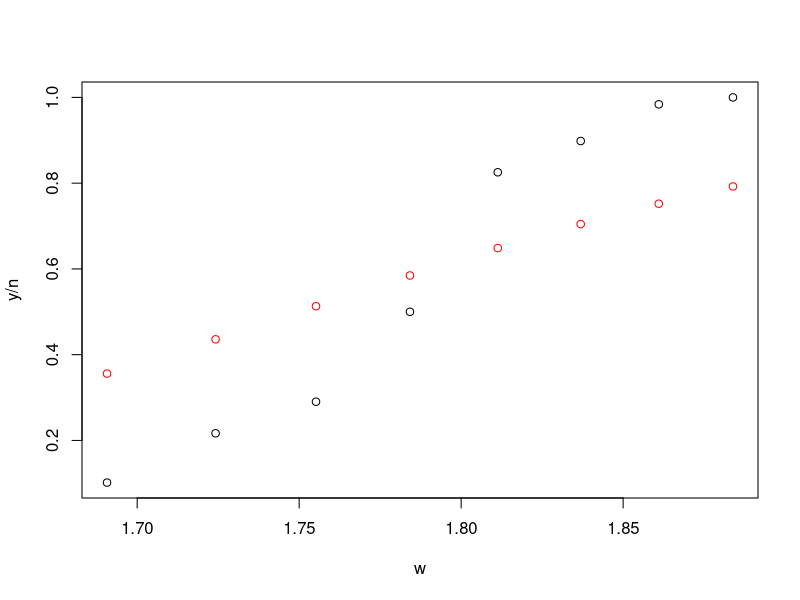
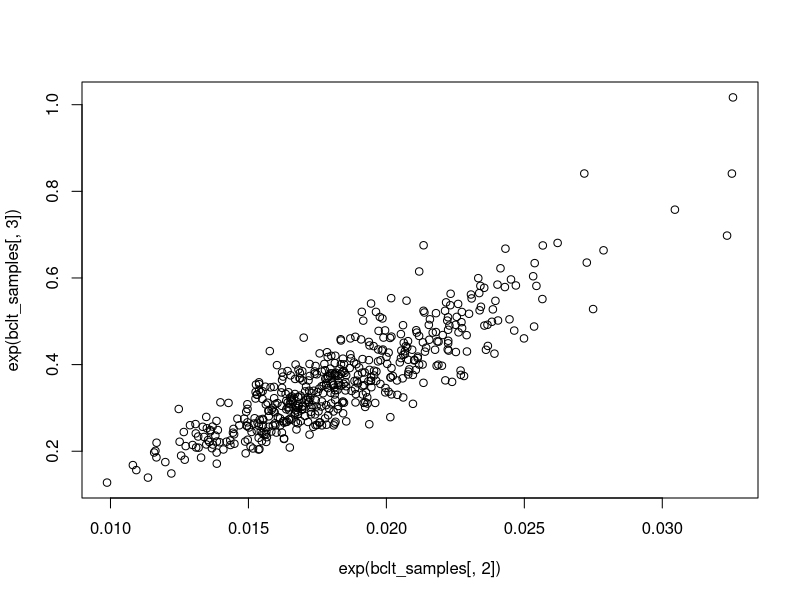
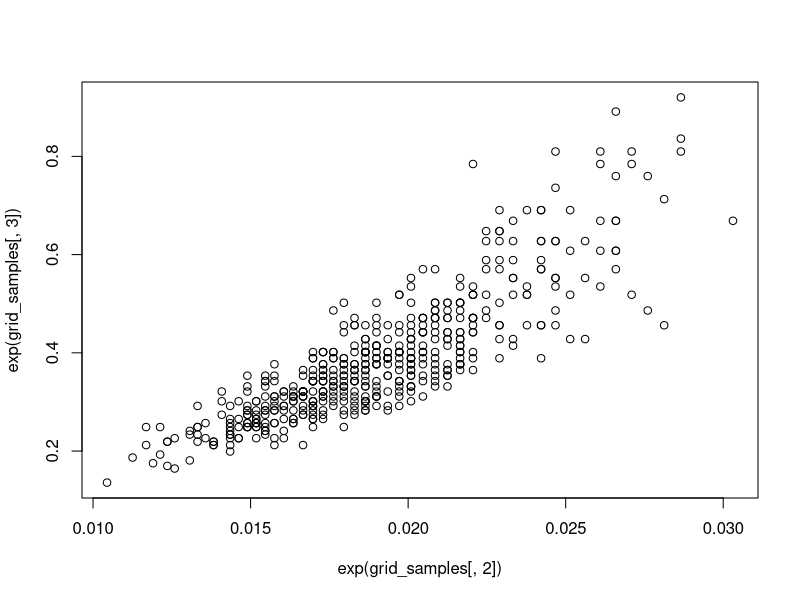
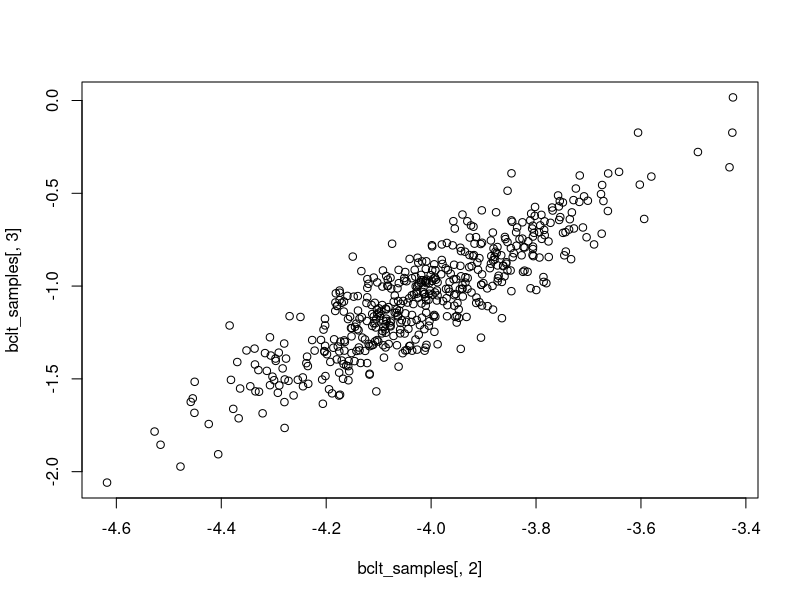
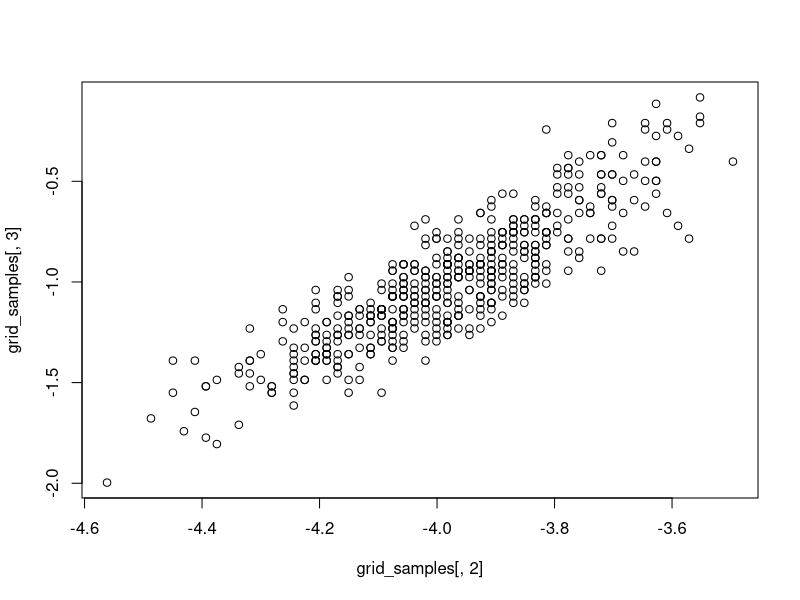
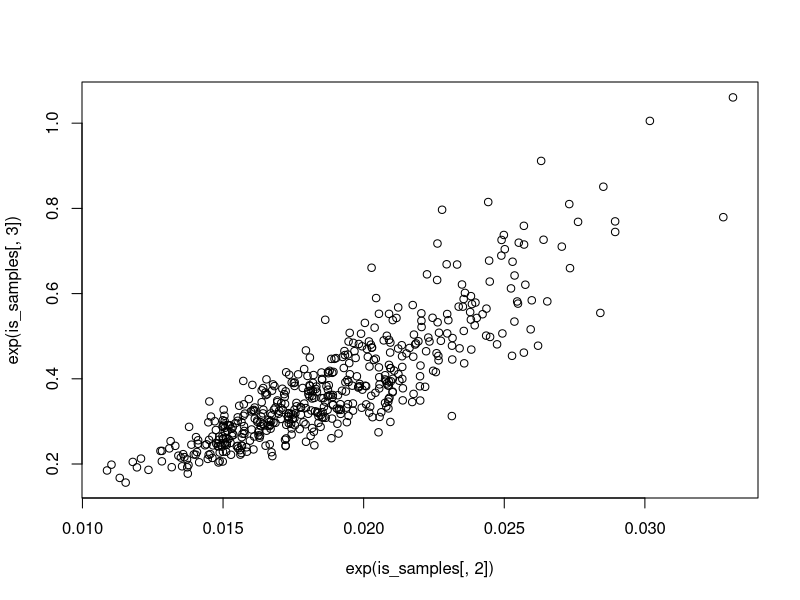
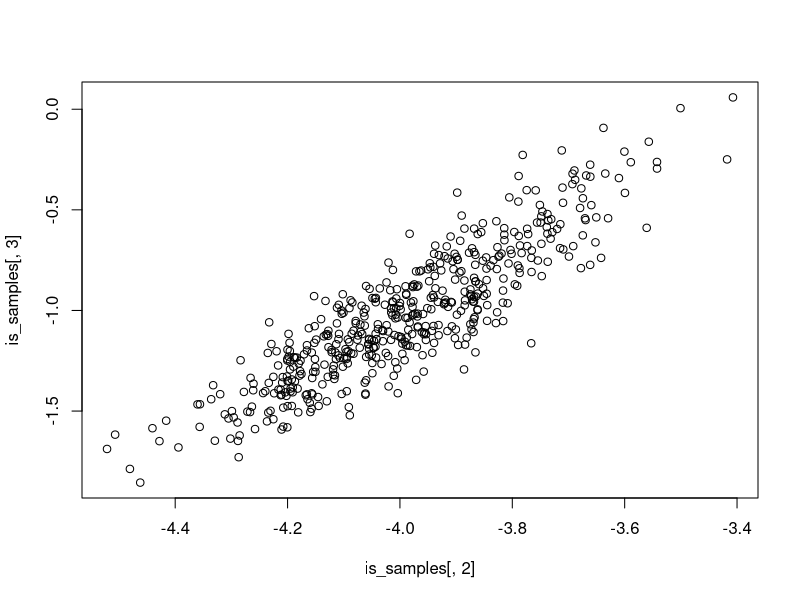

These charts were generated, in order, by the following R code: (Note: this script raises an error after producing the figures.)
## @knitr bliss-bclt

w <- c(1.6907, 1.7242, 1.7552, 1.7842, 1.8113, 1.8369, 1.8610, 1.8839)
y <- c(6, 13, 18, 28, 52, 53, 61, 60)
n <- c(59, 60, 62, 56, 63, 59, 62, 60)

logLik <- function(theta){
  m1 <- exp(theta[3])
  sigma <- exp(theta[2])
  mu <- theta[1]
  x <- (w-mu)/sigma
  logp <- m1*(x-log(1+exp(x)))
  return(sum(y*logp+(n-y)*log(1-exp(logp))))
}

dinvgamma <- function(x, alpha, beta, log = TRUE) {
    dens <- alpha*log(beta) - (alpha + 1)*log(x) -beta/x -lgamma(alpha)
    if(log) return(dens) else return(exp(dens))
}
    
logPrior <- function(theta, hypers){
  m1 <- exp(theta[3])
  sigma2 <- (exp(theta[2]))^2
  mu <- theta[1]
  return(dgamma(m1, hypers$a0, hypers$b0, log = TRUE) +
         dnorm(mu, hypers$c0, hypers$d0, log = TRUE) +
         dinvgamma(sigma2, hypers$e0, hypers$f0))
}

logPriorTrans <- function(theta, hypers) {
    mu <- theta[1]
    logm1 <- theta[3]
    logsigma <- theta[2]
    sigma2 <- exp(2*logsigma)
    m1 <- exp(logm1)
    # log(2) irrelevant but here for clarity
    return(dnorm(mu, hypers$c0, hypers$d0, log = TRUE) +
           # include jacobian of inverse transformation in each of next two lines
           dinvgamma(sigma2, hypers$e0, hypers$f0, log = TRUE) + log(2) + 2*logsigma +
           dgamma(m1, hypers$a0, hypers$b0, log = TRUE) + logm1)
}
   

hypers <- list(a0 = .25, b0 = .25, c0 = 2, d0 = 10, e0 = 2, f0 = .001)

# get MLE

# starting values for optimization
theta <- c(1.75, log(0.1), log(1))

expit <- function(x) exp(x)/(1+exp(x))
x <- (w - theta[1]) / exp(theta[2])
p <- (expit(x))^exp(theta[3])
plot(w, y/n)
points(w, p, col = 'red')

out <- optim(theta, logLik, control = list(fnscale = -1))
theta <- out$par

post <- function(theta) logLik(theta) + logPriorTrans(theta, hypers)
out <- optim(theta, post, control = list(fnscale = -1), hessian = TRUE)

# BCLT

post_mode <- out$par
post_cov <- -solve(out$hessian)
post_sds <- sqrt(diag(post_cov))

p <- length(post_mode)
m <- 500

bclt_samples <- t(post_mode + t(chol(post_cov)) %*% matrix(rnorm(m*p), nrow = p))

# functional of interest
dose <- 1.8
pdose <- function(theta, dose) {
  m1 <- exp(theta[3])
  sigma <- exp(theta[2])
  mu <- theta[1]
  x <- (dose-mu)/sigma
  logp <- m1*(x-log(1+exp(x)))
  return(exp(logp))
}

pred_bclt <- apply(bclt_samples, 1, pdose, dose)
mean(pred_bclt)
sd(pred_bclt)


## @knitr bliss-grid

# grid-based approximation

lowers <- post_mode - 5*post_sds
uppers <- post_mode + 5*post_sds

k <- 100 # discretization

mu_grd <- seq(lowers[1], uppers[1], length = k)
logsigma_grd <- seq(lowers[2], uppers[2], length = k)
logm1_grd <- seq(lowers[3], uppers[3], length = k)
grd <- expand.grid(mu_grd, logsigma_grd, logm1_grd)


postVals <- apply(grd, 1, post)
postVals_prob <- exp(postVals) / sum(exp(postVals))

ids <- sample(seq_along(postVals_prob), size = m, replace = TRUE,
              prob = postVals_prob)
grid_samples <- grd[ids, ]

pred_grid <- apply(grid_samples, 1, pdose, dose)
mean(pred_grid)
sd(pred_grid)

plot(exp(bclt_samples[,2]), exp(bclt_samples[,3]))
plot(exp(grid_samples[,2]), exp(grid_samples[,3]))

plot(bclt_samples[,2], bclt_samples[,3])
plot(grid_samples[,2], grid_samples[,3])


## @knitr bliss-is

library(mvtnorm)
library(methods)  # needed when compiling within Sweave

Sis <- 1000000
gdraws_uncentered <- rmvt(Sis, sigma = post_cov, df = 1)
gdraws <- t(post_mode + t(gdraws_uncentered))

qLogDensity <- apply(gdraws, 1, post)
qLogDensity[is.na(qLogDensity)] <- -Inf
gLogDensity <- dmvt(gdraws_uncentered, sigma = post_cov, df = 1, log = TRUE)
wgt <- exp(qLogDensity - gLogDensity)    
wgtMn <- mean(wgt, na.rm = TRUE)

# Gelman (10.4)
seff <- 1/sum( (wgt/sum(wgt)) ^2)  

# use IS for response at dose = 1.8
pm <- mean(apply(gdraws, 1, pdose, dose)*wgt, na.rm =TRUE) / wgtMn
p2mom <- mean(apply(gdraws, 1, pdose, dose)^2*wgt, na.rm = TRUE) / wgtMn
psd <- sqrt(p2mom - pm^2)


# samples based on IS approach - SIR

ids <- sample(seq_len(Sis), m, replace = TRUE, prob = wgt)
is_samples <- gdraws[ids, ]

plot(exp(is_samples[,2]), exp(is_samples[,3]))
plot(is_samples[,2], is_samples[,3])

## @knitr schools-gibbs

set.seed(1)
J <- 8
n <- rep(40, J)
sigma <- 5
tau <- 5  # 0.5 is case where mixing is not good
mu <- 1
y <- matrix(0, nrow = J, ncol = max(n))
theta <- rnorm(J, mu, tau)

for(j in 1:J)
    y[j, 1:n[j]] <- rnorm(n[j], theta[j], sigma)

code <- nimbleCode({
    itau2 ~ dgamma(a_tau, b_tau)
    isigma2 ~ dgamma(a_sigma, b_sigma)
    for(j in 1:J) {
        for(i in 1:n[j])
            y[j, i] ~ dnorm(theta[j], isigma2)
        theta[j] ~ dnorm(mu, itau2)
    }
    mu ~ dnorm(0, .000001)
})

eps = .001
m <- nimbleModel(code, data = list(y = y),
                 constants = list(n = n, J = J, a_tau = eps,
                                  b_tau = eps, a_sigma = eps, b_sigma =eps),
                 inits = list(itau2 = 1/8, isigma2 =1/8,
                              theta = rep(0, J), mu = 0))


conf <- configureMCMC(m, monitors = c('itau2', 'isigma2', 'mu',
                                      'theta'))

cm <- compileNimble(m)
mcmc <- buildMCMC(conf)
cmcmc <- compileNimble(mcmc, project = m)
cmcmc$run(10000)

smp <- as.matrix(cmcmc$mvSamples)

sigma <- sqrt(1/smp[ , 'isigma2'])
tau <- sqrt(1/smp[ , 'itau2'])
theta1 <- smp[ , 'theta[1]']

par(mfrow = c(2,3))
ts.plot(sigma)
ts.plot(tau)
ts.plot(smp[ , 'mu'])
plot(sigma, tau)
ts.plot(theta1)
plot(tau, theta1)

cor(tau[100:1000], theta1[100:1000])

## @knitr bliss-mh


dloggamma <- nimbleFunction(
    run = function(x = double(0), a = double(0), b = double(0),
        log = integer(0, default = 0)) {
        returnType(double(0))
        logProb <- a*x-b*exp(x)
        if(log) return(logProb)
        else return(exp(logProb)) 
        })

# WARNING: just a placeholder we know is not used in NIMBLE's Metropolis-Hastings sampler
rloggamma <- nimbleFunction(
    run = function(n = integer(0), a = double(0), b = double(0)) {
        returnType(double(0))
        if(n != 1) print("rloggamma only allows n = 1; using n = 1.")
        return(0)
    })


dlogsqrtIG <- nimbleFunction(
    run = function(x = double(0), a = double(0), b = double(0),
        log = integer(0, default = 0)) {
        returnType(double(0))
        logProb <- -2*a*x - b*exp(-2*x)
        if(log) return(logProb)
        else return(exp(logProb)) 
        })

# WARNING: just a placeholder we know is not used in NIMBLE's Metropolis-Hastings sampler
rlogsqrtIG <- nimbleFunction(
    run = function(n = integer(0), a = double(0), b = double(0)) {
        returnType(double(0))
        if(n != 1) print("rlogsqrtIG only allows n = 1; using n = 1.")
        return(0)
    })

registerDistributions(list(
        dloggamma = list(
               BUGSdist = "dloggamma(a,b)"),
        dlogsqrtIG = list(
               BUGSdist = "dlogsqrtIG(a,b)")))


code <- nimbleCode({
    for(i in 1:G) {
        x[i] <- (w[i] - mu) / sigma
        p[i] <- (expit(x[i]))^m1
        y[i] ~ dbin(p[i], n[i])
    }
    m1 <- exp(logm1)
    logm1 ~ dloggamma(a0, b0)
    mu ~ dnorm(c0, sd = d0)
    logsigma ~ dlogsqrtIG(e0, f0)
    sigma <- exp(logsigma)
})

inits <- list(mu = 2, logsigma = -8, logm1 = -4)
m <- nimbleModel(code, data = list(w = w, y = y),
                 constants = c(list(n = n, G = length(n)), hypers),
                 inits = inits)

params <- c('mu','logsigma','logm1')

conf <- configureMCMC(m)
conf$getSamplers()
conf$removeSamplers(params)
conf$addSampler(params, type = 'RW_block',
                control = list(adaptive = FALSE, scale = 1,
                               propCov = diag(c(0.00012, 0.33, .10))))
# the proposal variances are roughly the posterior variances

cm <- compileNimble(m)
mcmc <- buildMCMC(conf)
cmcmc <- compileNimble(mcmc, project = m)
nIts <- 4000
set.seed(0)
cmcmc$run(nIts)

smp <- as.matrix(cmcmc$mvSamples)

par(mfrow = c(2,3))
ts.plot(smp[ , 'mu'])
ts.plot(smp[ , 'logsigma'])
ts.plot(smp[ , 'logm1'])
plot(smp[ , 'mu'], smp[ , 'logsigma'])
plot(smp[ , 'mu'], smp[ , 'logm1'])
plot(smp[ , 'logsigma'], smp[ , 'logm1'])

# save for later for convergence assessment
cmA <- cm
cmcmcA <- cmcmc
smpA1 <- smp[ , params] 


## @knitr bliss-mh-corr

# ordering of params in output not the same as when use addSampler - careful

c2 <- (2.4/sqrt(length(params)))^2 # theoretical result Gelman p. 296
propCov <- c2 * cov(smp[500:nIts, params])

conf <- configureMCMC(m)
conf$getSamplers()
conf$removeSamplers(params)
conf$addSampler(params, type = 'RW_block',
                control = list(adaptive = FALSE, scale = 1,
                               propCov = propCov))
mcmc <- buildMCMC(conf)
cmcmc <- compileNimble(mcmc, project = m, resetFunctions = TRUE)

inits <- list(mu = 2, logsigma = -8, logm1 = -4)
cm$setInits(inits)

set.seed(0)
cmcmc$run(nIts)

smp <- as.matrix(cmcmc$mvSamples)

par(mfrow = c(2,3))
ts.plot(smp[ , 'mu'])
ts.plot(smp[ , 'logsigma'])
ts.plot(smp[ , 'logm1'])
plot(smp[ , 'mu'], smp[ , 'logsigma'])
plot(smp[ , 'mu'], smp[ , 'logm1'])
plot(smp[ , 'logsigma'], smp[ , 'logm1'])

# acceptance rate:
mean(smp[2:nIts,1]!=smp[1:(nIts-1),1])

# careful of ordering of params in output matrix
smp_pdose <- apply(smp[ , params], 1, pdose, dose = dose)
mean(smp_pdose)
sd(smp_pdose)

# save for later for convergence assessment
cmB <- cm
cmcmcB <- cmcmc
smpB1 <- smp[ , params]

## @knitr bliss-conv

# let's re-run our two samplers with multiple starting points

# different starting values 

inits <- list(mu = 1.5, logsigma = -2, logm1 = 1)
cmA$setInits(inits)

set.seed(0)
cmcmcA$run(nIts)
smpA2 <- as.matrix(cmcmcA$mvSamples)[ , params]

cmB$setInits(inits)

set.seed(0)
cmcmcB$run(nIts)
smpB2 <- as.matrix(cmcmcB$mvSamples)[ , params]

# traceplots

par(mfrow = c(2,3))
ts.plot(smpA1[ , 'mu'])
ts.plot(smpA1[ , 'logsigma'])
ts.plot(smpA1[ , 'logm1'])
ts.plot(smpB[ , 'mu'])
ts.plot(smpB[ , 'logsigma'])
ts.plot(smpB[ , 'logm1'])

# effective sample size
nonBurn <- 2001:nIts   # note not needed for 2nd set as it started 'warmed up'
# but apply to both for comparability

library(coda)
apply(smpA1[nonBurn, ], 2, effectiveSize)
apply(smpB[nonBurn, ], 2, effectiveSize)

# ACF
apply(smpA1[nonBurn, ], 2, acf)
apply(smpB[nonBurn, ], 2, acf)

# potential scale reduction factor (Gelman-Rubin)
firstHalf <- 2001:3000
secondHalf <- 3001:4000
mcmcList <- mcmc.list(as.mcmc(smpA1[firstHalf, ]), as.mcmc(smpA1[secondHalf, ]),
                      as.mcmc(smpA2[firstHalf, ]), as.mcmc(smpA2[secondHalf, ]))
plot(mcmcList)

                      
gelman.diag(mcmcList)  # not good!

mcmcList <- mcmc.list(as.mcmc(smpB1[firstHalf, ]), as.mcmc(smpB1[secondHalf, ]),
                      as.mcmc(smpB2[firstHalf, ]), as.mcmc(smpB2[secondHalf, ]))
gelman.diag(mcmcList)  # better

## @knitr bliss-mh-adaptive

### univariate

conf <- configureMCMC(m)
conf$getSamplers()

mcmc <- buildMCMC(conf)
cmcmc <- compileNimble(mcmc, project = m, resetFunctions = TRUE)
# allow time for adaptation
nIts <- 5000
cmcmc$run(nIts)

smp <- as.matrix(cmcmc$mvSamples)

par(mfrow = c(2,3))
ts.plot(smp[ , 'mu'])
ts.plot(smp[ , 'logsigma'])
ts.plot(smp[ , 'logm1'])
plot(smp[ , 'mu'], smp[ , 'logsigma'])
plot(smp[ , 'mu'], smp[ , 'logm1'])
plot(smp[ , 'logsigma'], smp[ , 'logm1'])

# acceptance rate:
mean(smp[2001:nIts,1]!=smp[2000:(nIts-1),1])


### multivariate

conf <- configureMCMC(m)
conf$getSamplers()
conf$removeSamplers(params)
# need to start at reasonable univariate scales or learning of
# covariance can take a long time because of terrible initial mixing
conf$addSampler(params, type = 'RW_block',
                control = list(propCov = diag(c(0.00012, 0.33, .10))))

mcmc <- buildMCMC(conf)
cmcmc <- compileNimble(mcmc, project = m, resetFunctions = TRUE)
# allow time for adaptation
nIts <- 5000
cmcmc$run(nIts)

smp <- as.matrix(cmcmc$mvSamples)

par(mfrow = c(2,3))
ts.plot(smp[ , 'mu'])
ts.plot(smp[ , 'logsigma'])
ts.plot(smp[ , 'logm1'])
plot(smp[ , 'mu'], smp[ , 'logsigma'])
plot(smp[ , 'mu'], smp[ , 'logm1'])
plot(smp[ , 'logsigma'], smp[ , 'logm1'])

# acceptance rate:
mean(smp[2001:nIts,1]!=smp[2000:(nIts-1),1])


## @knitr schools-reparam

set.seed(1)
J <- 8
n <- rep(40, J)
sigma <- 5
tau <- 0.5  # 0.5 is case where mixing is not good
mu <- 1
y <- matrix(0, nrow = J, ncol = max(n))
theta <- rnorm(J, mu, tau)

for(j in 1:J)
    y[j, 1:n[j]] <- rnorm(n[j], theta[j], sigma)

code <- nimbleCode({
    logalpha ~ dnorm(0, .0001)
    tau <- sqrt(1/itau2)
    itau2 ~ dgamma(a_tau, b_tau)
    isigma2 ~ dgamma(a_sigma, b_sigma)
    for(j in 1:J) {
        for(i in 1:n[j])
            y[j, i] ~ dnorm(mu + tau*theta[j], isigma2)
        theta[j] ~ dnorm(0, 1)
    }
    mu ~ dnorm(0, .000001)
})

eps = .001
m <- nimbleModel(code, data = list(y = y),
                 constants = list(n = n, J = J, a_tau = eps,
                                  b_tau = eps, a_sigma = eps, b_sigma =eps),
                 inits = list(itau2 = 1/8, isigma2 =1/8,
                              theta = rep(0, J), mu = 0))


conf <- configureMCMC(m, monitors = c('itau2', 'isigma2', 'mu',
                                      'theta'))
conf$removeSamplers('itau2')
conf$addSampler('itau2', 'RW', control = list(log = TRUE))

cm <- compileNimble(m)
mcmc <- buildMCMC(conf)
cmcmc <- compileNimble(mcmc, project = m)
cmcmc$run(10000)

smp <- as.matrix(cmcmc$mvSamples)

sigma <- sqrt(1/smp[ , 'isigma2'])
tau <- sqrt(1/smp[ , 'itau2'])
theta1 <- smp[ , 'theta[1]']
mu <- smp[ , 'mu']
par(mfrow = c(2,3))
ts.plot(sigma)
ts.plot(tau)
ts.plot(mu)
plot(sigma, tau)
ts.plot(mu + tau*theta1)
plot(tau, theta1)

## @knitr bliss-laplace

logLik <- function(theta){
  m1 <- exp(theta[3])
  sigma <- exp(theta[2])
  mu <- theta[1]
  x <- (w-mu)/sigma
  logp <- m1*(x-log(1+exp(x)))
  return(sum(y*logp+(n-y)*log(1-exp(logp))))
}

dinvgamma <- function(x, alpha, beta, log = TRUE) {
    dens <- alpha*log(beta) - (alpha + 1)*log(x) -beta/x -lgamma(alpha)
    if(log) return(dens) else return(exp(dens))
}
    
logPriorTrans <- function(theta, hypers) {
    mu <- theta[1]
    logm1 <- theta[3]
    logsigma <- theta[2]
    sigma2 <- exp(2*logsigma)
    m1 <- exp(logm1)
    # log(2) irrelevant but here for clarity
    return(dnorm(mu, hypers$c0, hypers$d0, log = TRUE) +
           # include jacobian of inverse transformation in each of next two lines
           dinvgamma(sigma2, hypers$e0, hypers$f0, log = TRUE) + log(2) + 2*logsigma +
           dgamma(m1, hypers$a0, hypers$b0, log = TRUE) + logm1)
}

dose <- 1.8
pdose <- function(theta, dose) {
  m1 <- exp(theta[3])
  sigma <- exp(theta[2])
  mu <- theta[1]
  x <- (dose-mu)/sigma
  logp <- m1*(x-log(1+exp(x)))
  return(exp(logp))
}

hypers <- list(a0 = .25, b0 = .25, c0 = 2, d0 = 10, e0 = 2, f0 = .001)
theta <- c(1.75, log(0.1), log(1))


post <- function(theta) logLik(theta) + logPriorTrans(theta, hypers)
L <- optim(theta, post, control = list(fnscale = -1), hessian = TRUE)

# posterior mean

h <- function(theta, dose) logLik(theta) + logPriorTrans(theta, hypers) + log(pdose(theta, dose))
Lstar <- optim(theta, h, control = list(fnscale = -1), hessian = TRUE, dose = dose)

SigmaStar <- -solve(Lstar$hessian)
Sigma <- -solve(L$hessian)
logSqrtDetermStar <- sum(log(diag(chol(SigmaStar))))
logSqrtDeterm <- sum(log(diag(chol(Sigma))))
pm <- exp(logSqrtDetermStar - logSqrtDeterm + Lstar$value - L$value)

# finding the explicit inverse is not the recommended numerical method; for larger matrices, make use of Cholesky decomposition and use backsolves
        

# posterior 2nd moment

h <- function(theta, dose) logLik(theta) + logPriorTrans(theta, hypers) + 2*log(pdose(theta, dose))
Lstar <- optim(theta, h, control = list(fnscale = -1), hessian = TRUE, dose = dose)

SigmaStar <- -solve(Lstar$hessian)
logSqrtDetermStar <- sum(log(diag(chol(SigmaStar))))

p2mom <- exp(logSqrtDetermStar - logSqrtDeterm + Lstar$value - L$value)
psd <- sqrt(p2mom - pm^2)

# comparison with BCLT

pm <- pdose(L$par, dose = dose)


## @knitr misc

#### Below not used

## @knitr schools-t

set.seed(1)
J <- 8
n <- rep(40, J)
sigma <- 5
tau <- 5  # 0.5 is case where mixing is not good
mu <- 1
y <- matrix(0, nrow = J, ncol = max(n))
theta <- rnorm(J, mu, tau)

for(j in 1:J)
    y[j, 1:n[j]] <- rnorm(n[j], theta[j], sigma)

code <- nimbleCode({
    itau2 ~ dgamma(a_tau, b_tau)
    isigma2 ~ dgamma(a_sigma, b_sigma)
    for(j in 1:J) {
        for(i in 1:n[j])
            y[j, i] ~ dt(theta[j], isigma2, df = nu)
        theta[j] ~ dnorm(mu, itau2)
    }
    mu ~ dnorm(0, .000001)
})

eps = .001
m <- nimbleModel(code, data = list(y = y),
                 constants = list(n = n, J = J, a_tau = eps,
                                  b_tau = eps, a_sigma = eps, b_sigma =eps,
                                  nu = 3),
                 inits = list(itau2 = 1/8, isigma2 =1/8,
                              theta = rep(0, J), mu = 0))


conf <- configureMCMC(m, monitors = c('itau2', 'isigma2', 'mu',
                                      'theta'))
conf$printSamplers()

cm <- compileNimble(m)
mcmc <- buildMCMC(conf)
cmcmc <- compileNimble(mcmc, project = m)
cmcmc$run(1000)

smp <- as.matrix(cmcmc$mvSamples)

sigma <- sqrt(1/smp[ , 'isigma2'])
tau <- sqrt(1/smp[ , 'itau2'])
theta1 <- smp[ , 'theta[1]']

par(mfrow = c(2,3))
ts.plot(sigma)
ts.plot(tau)
ts.plot(smp[ , 'mu'])
plot(sigma, tau)
ts.plot(theta1)
plot(tau, theta1)


## @knitr schools-cent-uncent

set.seed(1)
J <- 8
n <- rep(40, J)
sigma <- 5
tau <- 5
mu <- 1
y <- matrix(0, nrow = J, ncol = max(n))
theta <- rnorm(J, mu, tau)

for(j in 1:J)
    y[j, 1:n[j]] <- rnorm(n[j], theta[j], sigma)

code <- nimbleCode({
    itau2 ~ dgamma(a_tau, b_tau)
    isigma2 ~ dgamma(a_sigma, b_sigma)
    for(j in 1:J) {
        for(i in 1:n[j])
            y[j, i] ~ dnorm(mu + theta[j], isigma2)
        theta[j] ~ dnorm(0, itau2)
    }
    mu ~ dnorm(0, .000001)
})

eps = .001
m <- nimbleModel(code, data = list(y = y),
                 constants = list(n = n, J = J, a_tau = eps,
                                  b_tau = eps, a_sigma = eps, b_sigma =eps),
                 inits = list(itau2 = 1/8, isigma2 =1/8,
                              theta = rep(0, J), mu = 0))


conf <- configureMCMC(m, monitors = c('itau2', 'isigma2', 'mu',
                                      'theta'))

cm <- compileNimble(m)
mcmc <- buildMCMC(conf)
cmcmc <- compileNimble(mcmc, project = m)
cmcmc$run(10000)

smp <- as.matrix(cmcmc$mvSamples)

sigma <- sqrt(1/smp[ , 'isigma2'])
tau <- sqrt(1/smp[ , 'itau2'])
theta1 <- smp[ , 'theta[1]']

par(mfrow = c(2,3))
ts.plot(sigma)
ts.plot(tau)
ts.plot(smp[ , 'mu'])
plot(sigma, tau)
ts.plot(theta1)
plot(tau, theta1)


## @knitr schools-t-augment

# note that to keep conjugacy 
code <- nimbleCode({
    itau2 ~ dgamma(a_tau, b_tau)
    isigma2 ~ dgamma(a_sigma, b_sigma)
    for(j in 1:J) {
        for(i in 1:n[j]) {
            y[j, i] ~ dnorm(theta[j], q[j, i])
            q[j, i] ~ dgamma(nu/2, nu / (2*isigma2))
        }
        theta[j] ~ dnorm(mu, itau2)
    }
    mu ~ dnorm(0, .000001)
})

eps = .001
m <- nimbleModel(code, data = list(y = y),
                 constants = list(n = n, J = J, a_tau = eps,
                                  b_tau = eps, a_sigma = eps, b_sigma =eps,
                                  nu = 3),
                 inits = list(itau2 = 1/8, isigma2 =1/8,
                              theta = rep(0, J), mu = 0))


conf <- configureMCMC(m, monitors = c('itau2', 'isigma2', 'mu',
                                      'theta'))
conf$printSamplers()

cm <- compileNimble(m)
mcmc <- buildMCMC(conf)
cmcmc <- compileNimble(mcmc, project = m)
cmcmc$run(1000)

smp <- as.matrix(cmcmc$mvSamples)

sigma <- sqrt(1/smp[ , 'isigma2'])
tau <- sqrt(1/smp[ , 'itau2'])
theta1 <- smp[ , 'theta[1]']

par(mfrow = c(2,3))
ts.plot(sigma)
ts.plot(tau)
ts.plot(smp[ , 'mu'])
plot(sigma, tau)
ts.plot(theta1)
plot(tau, theta1)

## @knitrs schools-vb

y <- c(28, 8, -3, 7, -1, 1, 18, 12)
sigma <- c(15, 10, 16, 11, 9, 11, 10, 18)
K <- length(y)

set.seed(0)
nIts <- 100

Malpha <- S2alpha <- matrix(0, nrow = nIts, ncol = K)
Mmu <- S2mu <- btau2 <- rep(0, nIts)
Malpha[1, ] <- rnorm(K)
S2alpha[1, ] <- runif(K)
Mmu[1] <- rnorm(1)
S2mu[1] <- runif(1)
btau2[1] <- runif(1)
atau2 <- (K-1)/2  # not a function of other variational parameters, so fixed

for(t in 2:nIts) {
    E1tau2 <- atau2/btau2[t-1]
    # update alpha variational parameters as a group
    Malpha[t, ] <- (y/sigma^2 + E1tau2*Mmu[t-1])  / (1/sigma^2 + E1tau2)
    S2alpha[t, ] <- 1 / (1/sigma^2 + E1tau2)
    # update mu variational parameters
    Mmu[t] <- mean(Malpha[t, ])
    S2mu[t] <- 1 / (K * E1tau2)
    # update tau2 variational parameter
    btau2[t] <- 0.5*(sum(S2alpha[t, ]) + sum(Malpha[t, ]^2) - 2*sum(Malpha[t, ])*Mmu[t] + K*Mmu[t]^2 + K*S2mu[t])
}

par(mfrow = c(1, 3))
ts.plot(Mmu)
ts.plot(S2mu)
ts.plot(sqrt((2/7)*btau2))  # 2/7 converts to BDA scaling and sqrt to BDA Fig 13.5

# variational approximation for tau

tau2 <- 1/ rgamma(10000, atau2, btau2[nIts])
par(mfrow = c(1, 2))
plot(density(sqrt(tau2)), xlim = c(0, 30),
     xlab = expression(tau), ylab = expression(g(tau,y)))

# note mismatch compared to exact result
min(sqrt(tau2))

# exact marginal posterior for tau2
# see BDA p. 117
tauPost <- function(tau, y, sigma) {
    tau2 <- tau^2
    vhatinv <- sum(1/(sigma^2 + tau2))
    muhat <- sum(y/(sigma^2 + tau2)) / vhatinv
    return(exp(-0.5*log(vhatinv) -0.5 * sum(log(sigma^2 + tau2)) - 0.5*sum((y - muhat)^2 / (sigma^2 + tau2))))
}

tau <- seq(0, 30, length = 100)

plot(tau, sapply(tau, tauPost, y, sigma), type = 'l',
     xlab = expression(tau), ylab = expression(p(tau, y)))

    
## @knitrs schools-vb-nonconj


galpha_fun <- function(x, y, sigma, Emu, E1tau2) {
    exp(-0.5*(x^2 * (1/sigma^2 + E1tau2) - 2*x*(y/sigma^2 +E1tau2*Emu)))
}
Ealpha_fun <- function(x, y, sigma, Emu, E1tau2, const) {
    const * x * exp(-0.5*(x^2 * (1/sigma^2 + E1tau2) - 2*x*(y/sigma^2 +E1tau2*Emu)))
}
Ealpha2_fun <- function(x, y, sigma, Emu, E1tau2, const) {
    const * x^2 * exp(-0.5*(x^2 * (1/sigma^2 + E1tau2) - 2*x*(y/sigma^2 +E1tau2*Emu)))
}

gmu_fun <- function(x, K, Ealpha, E1tau2) {
    exp(-0.5*E1tau2 * (sum(Ealpha^2) -2*x*sum(Ealpha) + K*x^2))
}
Emu_fun <- function(x, K, Ealpha, E1tau2, const) {
    const*x*exp(-0.5*E1tau2 * (sum(Ealpha^2) -2*x*sum(Ealpha) + K*x^2))
}
Emu2_fun <- function(x, K, Ealpha, E1tau2, const) {
    const*x^2*exp(-0.5*E1tau2 * (sum(Ealpha^2) -2*x*sum(Ealpha) + K*x^2))
}

gtau_fun <- function(x, K, Ealpha, Ealpha2, Emu, mu2) {
    exp(-K*log(x) -(0.5/x^2)*sum(Ealpha2 - 2*Ealpha*Emu + Emu2))
}
E1tau2_fun <- function(x, K, Ealpha, Ealpha2, Emu, mu2, const) {
    const*(1/x^2) * exp(-K*log(x) -(0.5/x^2)*sum(Ealpha2 - 2*Ealpha*Emu + Emu2))
}

set.seed(0)
nIts <- 100

Ealpha <- rnorm(K)
E1tau2 <- runif(1)
Emu <- rnorm(1)
# ensure constraints on 2nd moment given squared first moment
Ealpha2 <- Ealpha^2 + runif(K)
Emu2 <- Emu^2 + rnorm(1)
calpha <- rep(0, K)

for(t in 2:nIts) {
    for(k in 1:K) {
        calpha[k] <- integrate(galpha_fun, lower = -Inf, upper = Inf, y[k], sigma[k], Emu, E1tau2)$value
        Ealpha[k] <- integrate(Ealpha_fun, lower = -Inf, upper = Inf, y[k], sigma[k], Emu, E1tau2, 1/calpha[k])$value
        Ealpha2[k] <- integrate(Ealpha2_fun, lower = -Inf, upper = Inf, y[k], sigma[k], Emu, E1tau2, 1/calpha[k])$value
    }
    cmu <- integrate(gmu_fun, lower = -Inf, upper = Inf, K, Ealpha, E1tau2)$value
    Emu <- integrate(Emu_fun, lower = -Inf, upper = Inf, K, Ealpha, E1tau2, 1/cmu)$value
    Emu2 <- integrate(Emu2_fun, lower = -Inf, upper = Inf, K, Ealpha, E1tau2, 1/cmu)$value
    ctau <- integrate(gtau_fun, lower = 0, upper = Inf, K, Ealpha, Ealpha2, Emu, Emu2)$value
    E1tau2 <- integrate(E1tau2_fun, lower = 0, upper = Inf, K, Ealpha, Ealpha2, Emu, Emu2, 1/ctau)$value
}

# density for tau2

plot(tau, (1/ctau)*gtau_fun(tau, K, Ealpha, Ealpha2, Emu, Emu2), type = 'l',
     xlab = expression(tau), ylab = expression(p(tau, y)))

# credible interval (not clear we'd want this given approximation involved in VB...)
# manual 'optimization' to invert the CDF
(1/ctau) * integrate(gtau_fun, 0, 5.9, K, Ealpha, Ealpha2, Emu, Emu2)$value
(1/ctau) * integrate(gtau_fun, 18.5, Inf, K, Ealpha, Ealpha2, Emu, Emu2)$value
